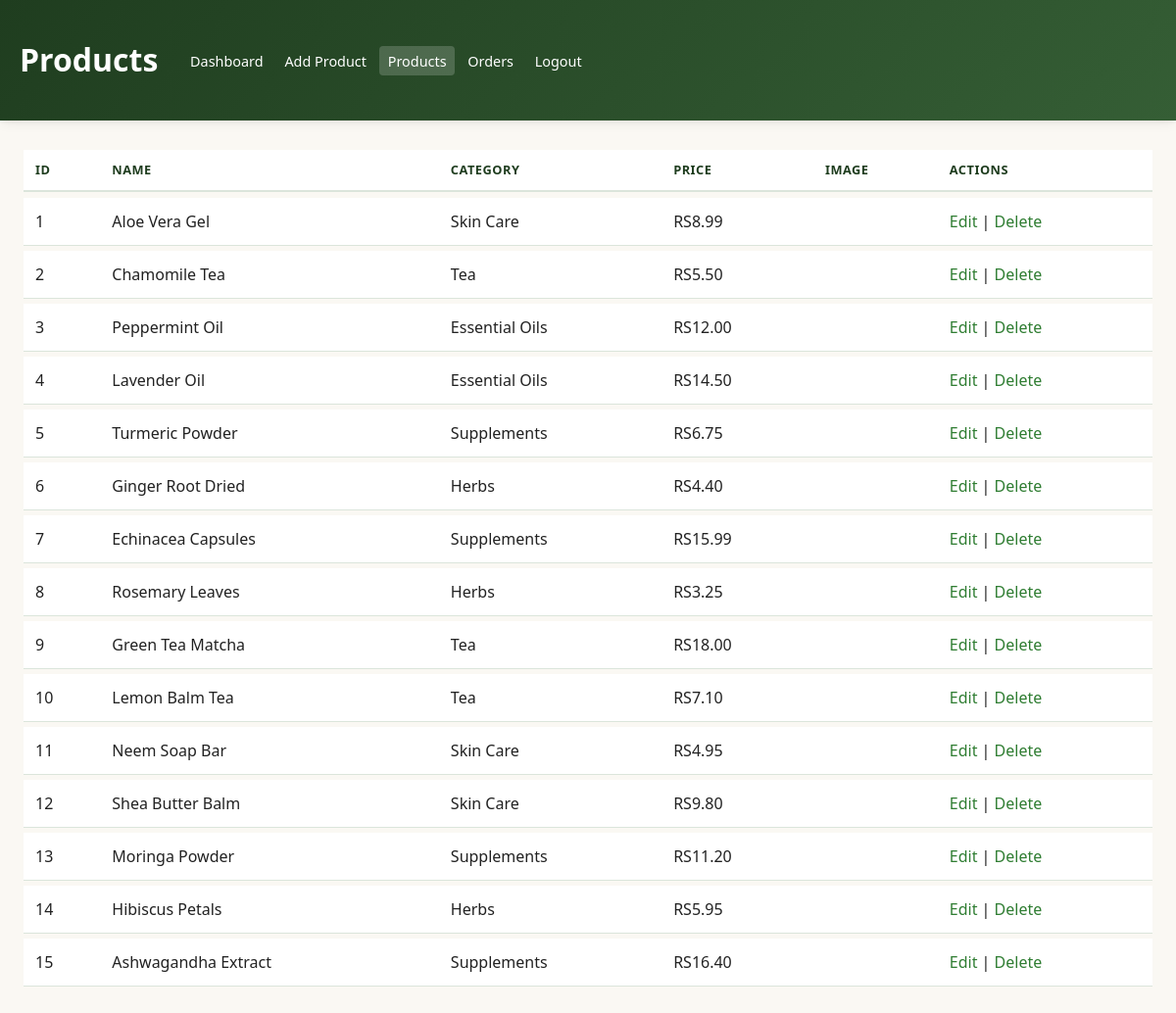
The app's page /admin/view_products.php (signed in) with its own data.
### tables this page shows
CREATE TABLE IF NOT EXISTS `products` (
  `id` INT AUTO_INCREMENT PRIMARY KEY,
  `name` VARCHAR(100) NOT NULL,
  `description` TEXT,
  `price` DECIMAL(10,2) NOT NULL DEFAULT 0.00,
  `image` VARCHAR(255),
  `category` VARCHAR(50),
  `created_at` TIMESTAMP DEFAULT CURRENT_TIMESTAMP
);

### includes/config.php (called while the page is built, shortened)
<?php
function format_price(float $price): string {
    return number_format($price, 2);
}
?>

### admin/view_products.php (the view, shortened to what this page needs)
<?php require_once __DIR__ . '/../includes/config.php'; ?>
<?php
$products = [];
if ($pdo) {
    $products = $pdo->query("SELECT * FROM products ORDER BY created_at DESC")->fetchAll();
}
?>
<!DOCTYPE html>
<html lang="en">
<head>
<link rel="stylesheet" href="/herbalgarden-ecommerce/assets/css/style.css" />
</head>
<body class="admin">
<header class="admin-header">
  <h1>Products</h1>
  <nav>
    <a href="dashboard.php">Dashboard</a>
    <a href="add_product.php">Add Product</a>
    <a href="view_products.php" class="active">Products</a>
    <a href="view_orders.php">Orders</a>
    <a href="logout.php">Logout</a>
  </nav>
</header>
<main class="admin-main">
  <table class="admin-table">
    <thead><tr><th>ID</th><th>Name</th><th>Category</th><th>Price</th><th>Image</th><th>Actions</th></tr></thead>
    <tbody>
      <?php foreach ($products as $p): ?>
        <tr>
          <td><?php echo (int)$p['id']; ?></td>
          <td><?php echo htmlspecialchars($p['name']); ?></td>
          <td><?php echo htmlspecialchars($p['category']); ?></td>
          <td>RS<?php echo format_price((float)$p['price']); ?></td>
          <td><?php if ($p['image']): ?><img src="/herbalgarden-ecommerce/assets/uploads/<?php echo htmlspecialchars($p['image']); ?>" alt="" style="height:40px;"><?php endif; ?></td>
          <td>
            <a href="edit_product.php?id=<?php echo (int)$p['id']; ?>">Edit</a> |
            <a href="view_products.php?delete=<?php echo (int)$p['id']; ?>" onclick="return confirm('Delete product?')">Delete</a>
          </td>
        </tr>
      <?php endforeach; ?>
    </tbody>
  </table>
</main>
</body>
</html>

### herbalgarden-ecommerce/assets/css/style.css (style rules this page uses)
:root { --green:#2f7d32; --green-accent:#4caf50; --green-muted:#6aa86b; --gold:#dda15e; --beige:#faf8f3; --cream:#fefae0; --brown:#5d4037; --dark:#1f3d1f; --danger:#c62828; --warning:#f9a825; --border:#dbe5db; --border-strong:#b7c8b7; --primary-green:#7FB069; --secondary-green:#588157; --accent-gold:#DDA15E; --earth-brown:#8B6B47; --dark-brown:#3E2723; --text-primary:#2D3436; --text-secondary:#636E72; --shadow-color: 210 24% 15%; --font-sans:system-ui,-apple-system,Segoe UI,Roboto,Arial,sans-serif; --fs-xs:.75rem; --fs-sm:.85rem; --fs-base:1rem; --fs-md:1.125rem; --fs-lg:1.35rem; --fs-xl:1.75rem; --fs-xxl:2.4rem; --sp-1:.25rem; --sp-2:.5rem; --sp-3:.75rem; --sp-4:1rem; --sp-5:1.5rem; --sp-6:2rem; --sp-7:3rem; --radius-xs:3px; --radius-sm:4px; --radius:6px; --radius-md:10px; --radius-lg:18px; --radius-pill:999px; --shadow-sm:0 1px 2px rgba(0,0,0,.06),0 0 0 1px rgba(0,0,0,.02); --shadow:0 4px 12px -2px rgba(0,0,0,.08),0 2px 4px -1px rgba(0,0,0,.06); --shadow-lg:0 8px 28px -4px rgba(0,0,0,.15),0 4px 8px -2px rgba(0,0,0,.12); --transition-fast:120ms cubic-bezier(.4,0,.2,1); --transition:200ms cubic-bezier(.4,0,.2,1); --gradient-primary:linear-gradient(135deg,var(--green),var(--green-accent)); --gradient-soft:linear-gradient(135deg,#e8f5e9,#f1f8e9); }
* { box-sizing:border-box; -webkit-font-smoothing:antialiased; }
body { margin:0; font-family:var(--font-sans); background:var(--beige); color:#222; line-height:1.5; }
a { color:var(--green); text-decoration:none; transition:color var(--transition-fast); }
.cart-table, .admin-table { width:100%; border-collapse:separate; border-spacing:0 6px; background:transparent; }
.cart-table th, .admin-table th { background:#fff; padding:.7rem .75rem; text-align:left; font-size:.8rem; letter-spacing:.5px; text-transform:uppercase; font-weight:600; color:var(--dark); border:none; border-bottom:2px solid var(--border); }
.cart-table td, .admin-table td { background:#fff; padding:.75rem .75rem; border:none; box-shadow:0 1px 0 0 var(--border); }
.cart-table tr, .admin-table tr { transition:background var(--transition-fast); }
.admin-header { background:linear-gradient(135deg,#1f3d1f,#355e35); color:#fff; padding:1rem 1.25rem; display:flex; gap:1.5rem; align-items:center; flex-wrap:wrap; box-shadow:var(--shadow); }
.admin-header a { color:#fff; position:relative; padding:.35rem .55rem; border-radius:var(--radius-sm); font-size:.9rem; font-weight:500; }
.admin-header a.active { background:rgba(255,255,255,.18); }
.admin-main { padding:1.5rem; }

### records on screen
products: id "1", name "Aloe Vera Gel", category "Skin Care", price "8.99"
products: id "2", name "Chamomile Tea", category "Tea", price "5.50"
products: id "3", name "Peppermint Oil", category "Essential Oils", price "12.00"
products: id "4", name "Lavender Oil", category "Essential Oils", price "14.50"
products: id "5", name "Turmeric Powder", category "Supplements", price "6.75"
products: id "6", name "Ginger Root Dried", category "Herbs", price "4.40"
products: id "7", name "Echinacea Capsules", category "Supplements", price "15.99"
products: id "8", name "Rosemary Leaves", category "Herbs", price "3.25"
products: id "9", name "Green Tea Matcha", category "Tea", price "18.00"
products: id "10", name "Lemon Balm Tea", category "Tea", price "7.10"
products: id "11", name "Neem Soap Bar", category "Skin Care", price "4.95"
products: id "12", name "Shea Butter Balm", category "Skin Care", price "9.80"
products: id "13", name "Moringa Powder", category "Supplements", price "11.20"
products: id "14", name "Hibiscus Petals", category "Herbs", price "5.95"
products: id "15", name "Ashwagandha Extract", category "Supplements", price "16.40"
